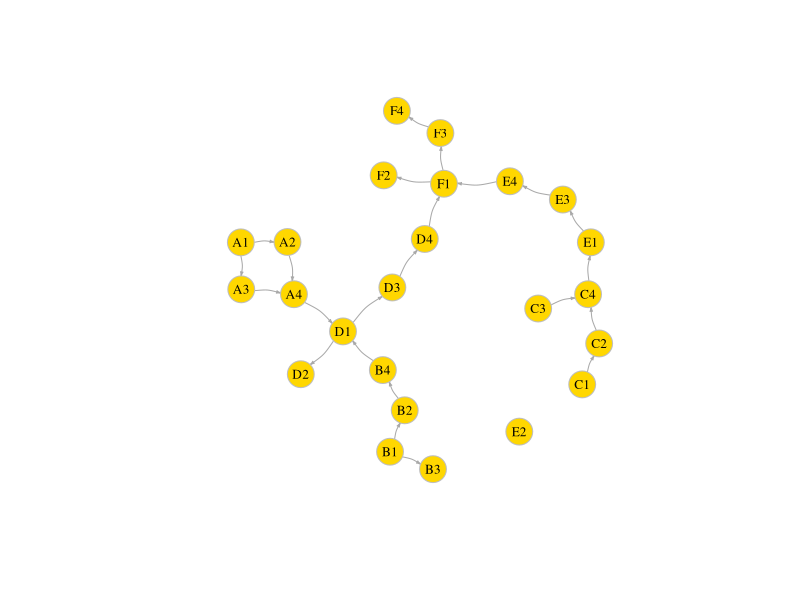

Source code (R):

#install.packages('igraph')
library(igraph) # Load the igraph package

# Create universal graph of the course
universal <- graph( edges=c('A1','A2', 'A1','A3','A2','A4','A3','A4',
                            'B1','B2','B1','B3','B2','B4',
                            'C1','C2','C3','C4','C2','C4',
                            'A4','D1','B4','D1','D1','D2','D1','D3','D3','D4',
                            'C4','E1','E1','E3','E3','E4','E4','F1',
                            'D4','F1','F1','F2','F1','F3','F3','F4'),
                    isolates=c('E2'),
                    directed=T ) 

# Function for plotting grpahs
visualizeGraph <- function(g) {
  plot(g, edge.arrow.size=.2, vertex.color="gold", vertex.size=15, 
       
       vertex.frame.color="gray", vertex.label.color="black", 
       
       vertex.label.cex=0.8, vertex.label.dist=0, edge.curved=0.2)
}


# Define function for syllabus 1
syll1 <- function() {
  # Create syllabus of semester 1 by instructor A
  syllabus1<-induced.subgraph(universal, 
                              which(V(universal)$name %in% c("A1","A2","A3","A4","B1","B2","B4","C1","C2","C3","C4")))
  
  # Plot syllabus of sem 1 by instructor A
  visualizeGraph(syllabus1)
  
  # Call Recommender Function
  recommender(syllabus1)
}


# Define function for syllabus 2
syll2 <- function() {
  # Create syllabus of semester 1 by instructor B
  syllabus2<-induced.subgraph(universal, 
                              which(V(universal)$name %in% c("A1","A2","A3","A4","B1","B2","B4","D1","D3","D4")))
  
  # Plot syllabus of sem 1 by instructor B
  visualizeGraph(syllabus2)
  
  # Call Recommender Function
  recommender(syllabus2)
}


# Define function for syllabus 3
syll3 <- function() {
  # Create syllabus of semester 2 by instructor A
  syllabus3<-induced.subgraph(universal, 
                              which(V(universal)$name %in% c("D1","D2","D3","D4","E1","E3","E4","F1","F2","F3","F4")))
  
  # Plot syllabus of sem 2 by instructor A
  visualizeGraph(syllabus3)
  
  # Call Recommender Function
  recommender(syllabus3)
}


# Define function for syllabus 4
syll4 <- function() {
  # Create syllabus of semester 2 by instructor B
  syllabus4<-induced.subgraph(universal, 
                              which(V(universal)$name %in% c("C1","C2","C3","C4","E1","E2","E3","E4","F1","F2","F3","F4")))
  
  # Plot syllabus of sem 2 by instructor A
  visualizeGraph(syllabus4)
  
  # Call Recommender Function
  recommender(syllabus4)
}


# Define function for setting configuration
setConfiguration <- function() {
  
  print("Set Configuration")

  # Set whether to recommend predicate which are not part of syllabus or not
  consider_predicate_not_part_of_syllabus_depth <- as.integer(readline(prompt="consider_predicate_not_part_of_syllabus_depth [Choice 0/1] = "))

  # Set the level allowed for recommender to go from parent node in case of failure
  traverse_depth_to_child_if_parent_efficacy_not_met <- as.integer(readline(prompt ="Set traverse_depth_to_child_if_parent_efficacy_not_met to [Choice 0/1/2] = "))

  # Set the succes criteria for particular syllabus
  success_criteria <- as.double(readline(prompt="success_criteria [from 0.0 to 1.0] = "))
  
  # Create a list of configuration variables and return the list
  configuration <- list("predicate" = consider_predicate_not_part_of_syllabus_depth,
                        "efficacy" = traverse_depth_to_child_if_parent_efficacy_not_met,
                        "success_criteria" = success_criteria)
  
  return(configuration)
  }


# Define the core function which will recommend the topics of a particular syllabus
recommender <- function(syllabus) {
  
  # Call to setConfiguration function and store configuration setting value as list
  confval <- setConfiguration()
  
  # Declare and initialize varialble to store individual topic score
  topicScore <- as.integer(0)
  
  # Declare and initialize varialble to keep track of consecutive fails
  consecutiveFails <- as.integer(1)
  
  # Begin recommendation from first topic and keep iterating till end
  for(topic in V(syllabus)) {
    
    # Check whether user achieved success criteria
    overallScore <- (topicScore/vcount(syllabus))
    if(signif(overallScore, digits = 1) == confval$success_criteria) {
      print("Success")
    }
    
    
    # Display the current recommendation and record value for pass
    print(paste("Current Topic",V(syllabus)$name[topic]))
    pass <- as.integer(readline(prompt="Enter Pass(1) or Fail(0) : "))
    
    # Logic for recommending topic, when user failed in any current topic
    if(pass == 0 ){
      print("Failed!!!!")
      consecutiveFails <- (consecutiveFails+1)
      
      if((confval$predicate == 1) & (V(syllabus)$name[topic] %in% c("D1","E1","F1")))
      {
        extraPredicate <- as_ids(neighbors(universal, v = (V(syllabus)$name[topic]), mode = "in"))
        if(all(extraPredicate %in% (V(syllabus)$name))){
          # Nothing to do
        }
        else {
          # Call function to handle special cases
          specialRecommendation((V(syllabus)$name[topic]), syllabus)
        }
      }
      
      if(consecutiveFails == (confval$efficacy+2)) {
        while(pass == 0) {
          print(paste("Cannot proceed without passing ", V(syllabus)$name[topic]))
          pass <- as.integer(readline(prompt="Enter Pass(1) or Fail(0) : "))
        }
        print("Passed!!!")
        consecutiveFails <- as.integer(1)
        topicScore <- (topicScore+1)
      }
      print("Moving to next topic")
      next()
      
    }
    
    # Logic for recommending topic, when user passed in any current topic
    else if(pass == 1) {  
      consecutiveFails <- as.integer(1)
      print("Passed!! Moving to next topic")
      topicScore <- (topicScore+1)
    }
    # Check whether user have successfully passed in all topics
    if(topicScore == vcount(syllabus)) {
      print("You Aced it")
    }  
  } 
}

specialRecommendation <- function(topicName, syllabus) {
  # Find the immediate predicate which are not part of syllabus
  extraPredicate <- as_ids(neighbors(universal, v = topicName, mode = "in"))
  
  print("Recommended topic(Not part of Syllabus)")
  
  for(temp in extraPredicate) {
    if(temp %in% (V(syllabus)$name))
      next()
    print(temp)
  }
}

# Plot the course
visualizeGraph(universal)

# Select The Syllabus for the course
print("*************TOPIC RECOMMENDER SYSTEM*************")
print("Select Course Syllabus")
print("1.Semester 1 by Instructor A")
print("2.Semester 1 by Instructor B")
print("3.Semester 2 by Instructor A")
print("4.Semester 2 by Instructor B")
print("5.Press Esc to exit RECOMMENDER SYSTEM anytime")

choice = as.integer(readline(prompt="Enter choice[1/2/3/4] : "))
switch(choice, syll1(), syll2(), syll3(), syll4())


